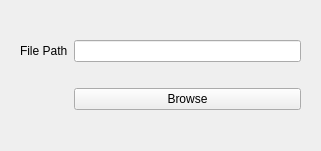
<?xml version="1.0" encoding="UTF-8"?>
<ui version="4.0">
 <class>Form</class>
 <widget class="QWidget" name="Form">
  <property name="geometry">
   <rect>
    <x>0</x>
    <y>0</y>
    <width>321</width>
    <height>151</height>
   </rect>
  </property>
  <property name="windowTitle">
   <string>Form</string>
  </property>
  <widget class="QWidget" name="gridLayoutWidget">
   <property name="geometry">
    <rect>
     <x>20</x>
     <y>20</y>
     <width>281</width>
     <height>111</height>
    </rect>
   </property>
   <layout class="QGridLayout" name="gridLayout">
    <item row="1" column="1">
     <widget class="QPushButton" name="browse_button">
      <property name="text">
       <string>Browse</string>
      </property>
     </widget>
    </item>
    <item row="0" column="0">
     <widget class="QLabel" name="label_file_path">
      <property name="text">
       <string>File Path</string>
      </property>
     </widget>
    </item>
    <item row="0" column="1">
     <widget class="QLineEdit" name="file_path_input"/>
    </item>
   </layout>
  </widget>
 </widget>
 <resources/>
 <connections/>
</ui>
